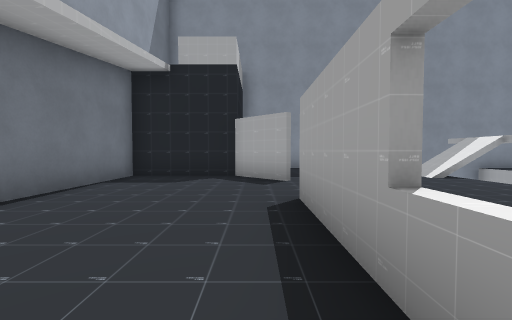
[1] (above)

20 first-person views from a walk through a level from a Godot 3-D game. The camera is 1.3 m above the floor, tilts 2° down and sees 90° across. The floor is counted in squares, 2 m on a side. Each view is taken from the middle of a square. On the plan, view 1 faces up. The plan holds only what a view shows up to about 9 squares ahead; the rest is blank. The place goes on beyond the plan. Some surface patterns are stand-ins.

[2]
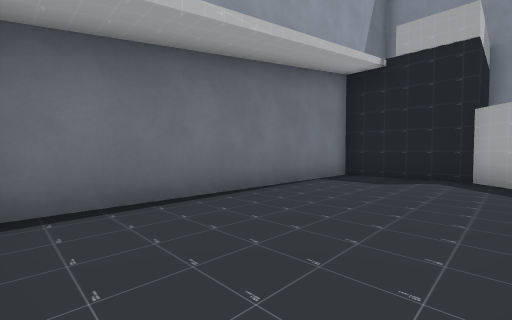

[3]
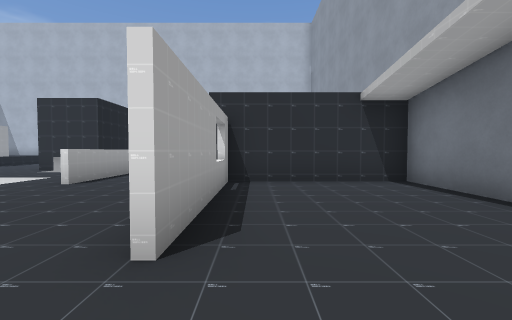

[4]
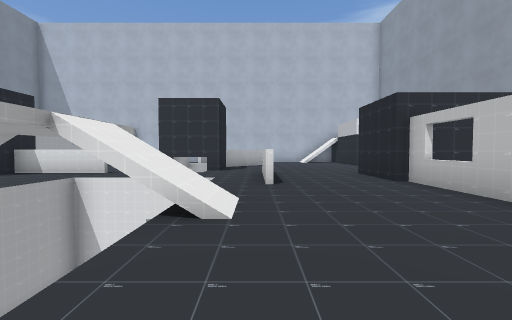

[5]
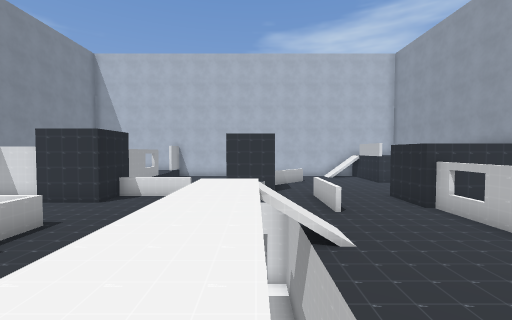

[6]
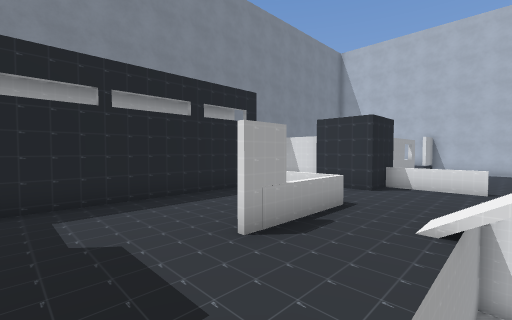

[7]
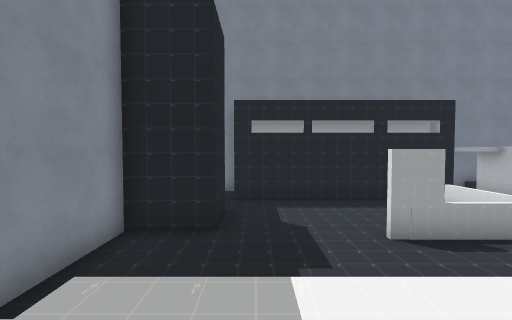

[8]
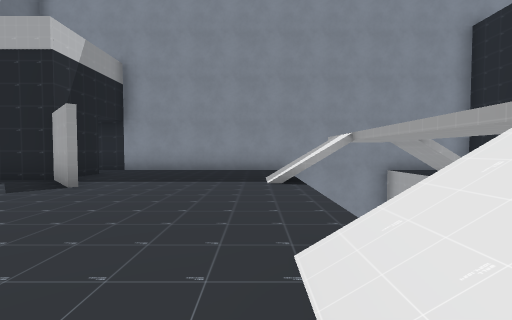

[9]
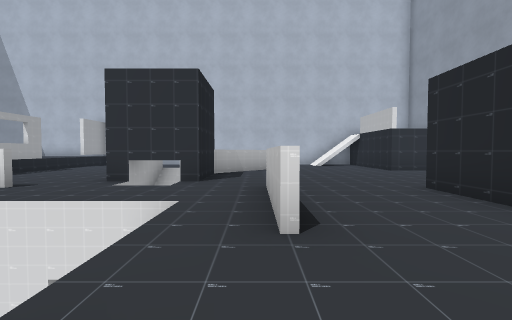

[10]
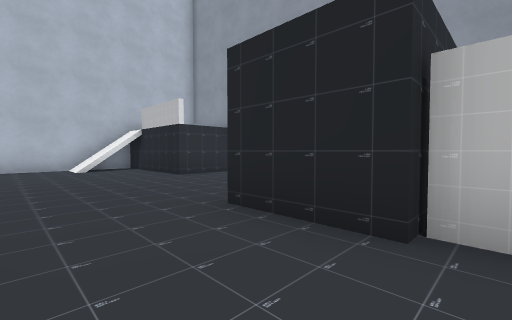

[11]
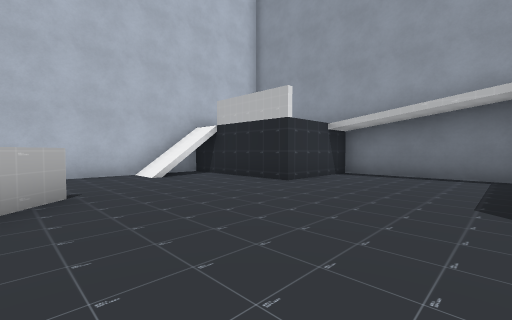

[12]
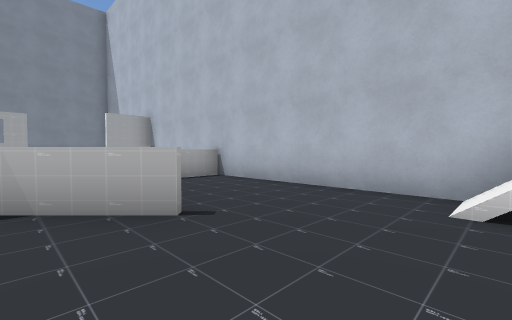

[13]
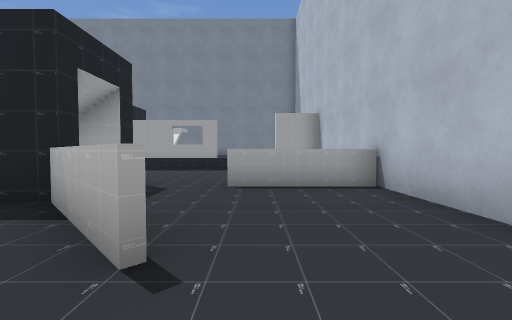

[14]
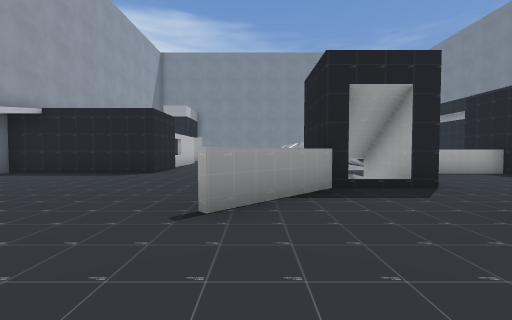

[15]
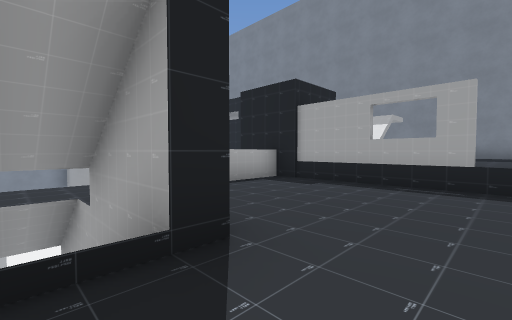

[16]
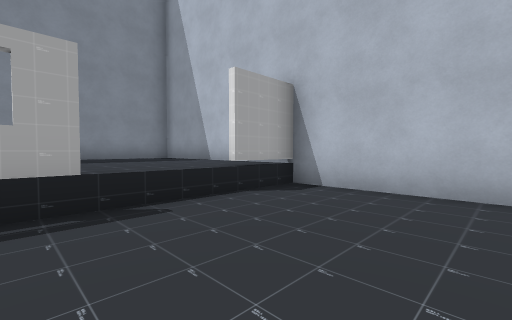

[17]
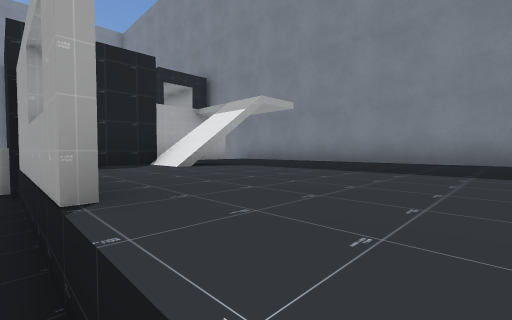

[18]
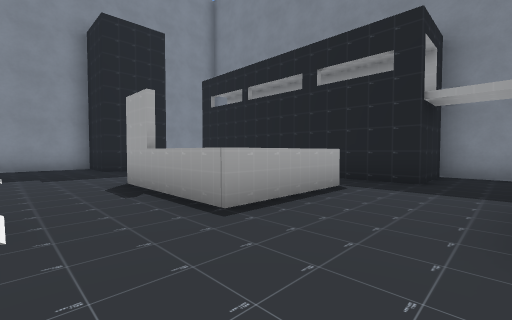

[19]
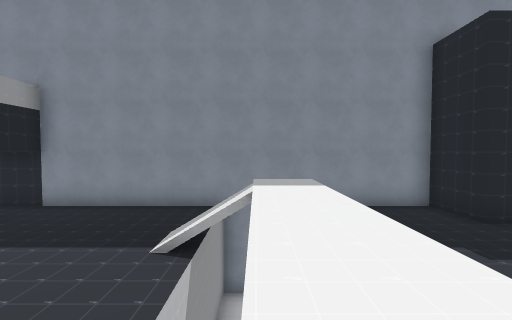

[20]
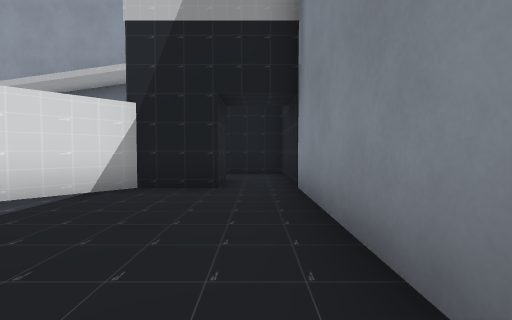

### Floor plan
Key: @ floor where view 1 was taken; # wall or solid block; . main floor; : floor 2 m higher than the main floor; - floor 3 m lower than the main floor; / step, stairs or slope; = window, fence, low wall or low ledge; ^ raised ledge; v drop or lower ground.
Columns run from 4 left of view 1 to 17 right of it. Each row starts with its distance up from view 1.
 10 #################
  9 #........vv  ...#
  8 #..#.....vvv ...##..
  7 #####....//://.....#
  6 #...#....vv:v/.....#
  5 #........vv: ......#
  4 #........vv: ..#...#
  3 #....#...vv:v..#...#
  2 #....#...//://.#  .#
  1 #....#...vvv ......###
  0 #...@#...vv  ........#
 -1 ######..^vvvv........#
 -2 ######..^......#####^#
 -3 #.........-..#####^^^#
 -4 #.........##....=^^^^#
 -5 #........###....=^^^^#
 -6 #.......##......=^^^^#
 -7 ####....#.......^^^^^#
 -8    #.......#....^^^^^#
 -9    ##/.....#....=^^^^#
-10    ##/.....#....#^^^^#
-11     #############

Where each view was taken, in squares from view 1:
view 1: 0 up, 0 right, facing up
view 2: 0 up, 0 right, facing up-left
view 3: 5 up, 0 right, facing down
view 4: 5 up, 4 right, facing down
view 5: 7 up, 6 right, facing down
view 6: 7 up, 8 right, facing down-right
view 7: 7 up, 6 right, facing right
view 8: 1 up, 4 right, facing up
view 9: 2 up, 4 right, facing down
view 10: 0 up, 3 right, facing down-left
view 11: 3 down, 4 right, facing down-left
view 12: 6 down, 1 right, facing down-right
view 13: 8 down, 2 right, facing right
view 14: 10 down, 4 right, facing up
view 15: 7 down, 6 right, facing up-right
view 16: 6 down, 8 right, facing down-right
view 17: 8 down, 11 right, facing up-right
view 18: 1 down, 9 right, facing up-right
view 19: 2 up, 6 right, facing up
view 20: 9 up, 4 right, facing left
